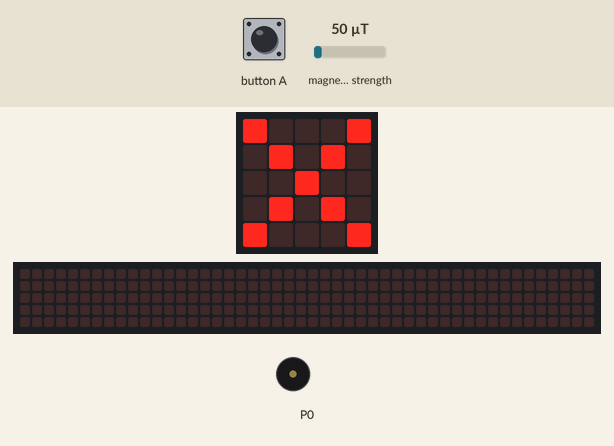
Simulated run of this program. Board: BBC micro:bit (MakeCode). Shown: the board's 5×5 LED display, a strip that is not on the board, showing the scrolling text unrolled, buzzer (waves = sounding). The test bench sets the inputs (shaded band); at power-on: magnetic field strength 50 µT. The 48×5 strip is a reading aid, not a part: it shows the text the display is scrolling, unrolled, one strip-width of it at a time.

Above: at 4.6 s.
4.7 s: magnetic field strength set to 240 µT
10.5 s: magnetic field strength set to 256 µT
At 15.1 s:
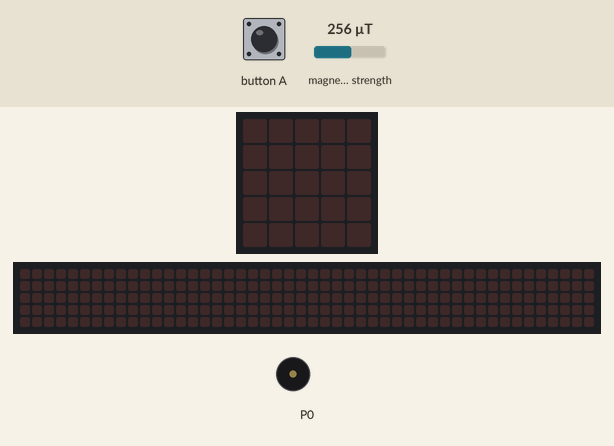
15.4 s: button A pressed for 0.15 s
At 15.71 s:
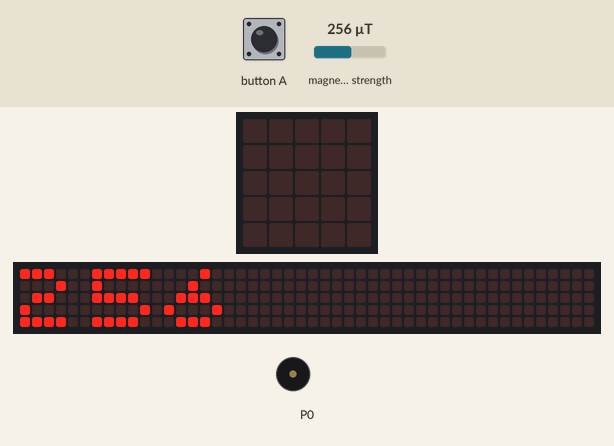
16.1 s: magnetic field strength set to 10 µT
At 20.0 s:
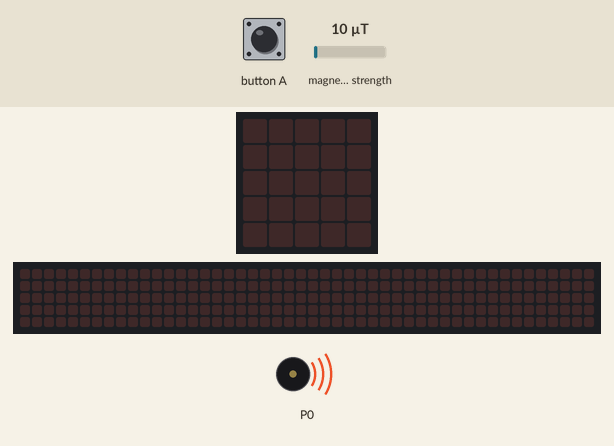
21.6 s: button A pressed for 0.15 s
At 24.22 s:
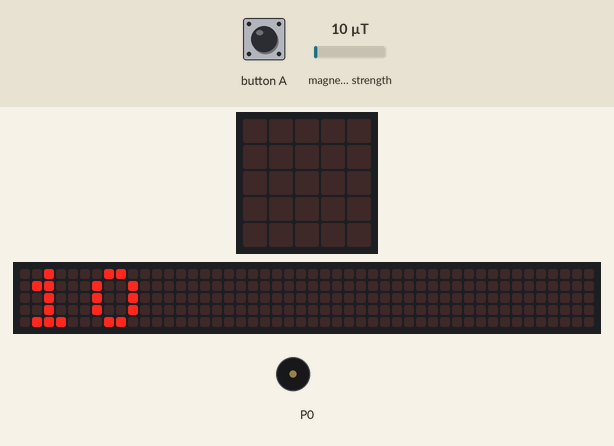
27.0 s: button A pressed for 0.15 s
At 27.22 s:
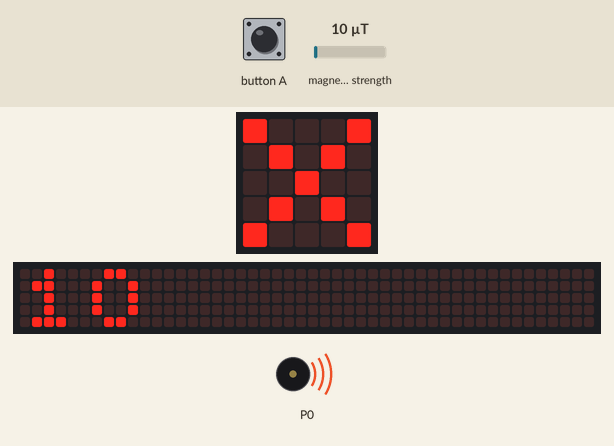
Timing chart, 0 to 28.7 s (numbered marks = the images above; inputs shaded):
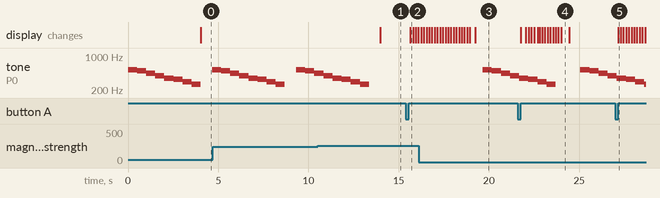

The program:

main.ts
```typescript
input.onButtonPressed(Button.A, function () {
    basic.showNumber(input.magneticForce(Dimension.Strength))
})
basic.forever(function () {
    if (input.magneticForce(Dimension.Strength) < 250) {
        music.playMelody("C5 B A G F E D C ", 120)
        basic.showIcon(IconNames.No)
    } else {
        basic.showLeds(`
            . . . . .
            . . . . .
            . . . . .
            . . . . .
            . . . . .
            `)
        music.setBuiltInSpeakerEnabled(false)
    }
})
```

test.ts
```typescript
// aquí va el archivo "tests"; esto no se compilará cuando este paquete se utilice como una extensión.
```

Measured:
- the behaviour switches between 249 and 250 µT on magnetic field strength (found by bisection; images 0 and 1)
- after the input at 10.5 s, tone on P0: goes on until 13.4 s, then stays silent; the display: changes after 3.5 s (image 1)
- after the input at 15.4 s, the display: changes after 0.24 s (image 2)
- after the input at 16.1 s, tone on P0: silent → 523 Hz after 3.6 s, → 494 Hz 0.51 s later, → 440 Hz 0.51 s later, → 392 Hz 0.51 s later
- after the input at 21.6 s, the display: changes after 0.15 s (image 4)
- after the input at 27.0 s, the display: changes after 0.15 s (image 5)
- by itself, tone on P0: plays 494 Hz for 0.51 s, 440 Hz for 0.51 s, 392 Hz for 0.51 s, 349 Hz for 0.51 s, 330 Hz for 0.51 s, 294 Hz for 0.51 s … (10 notes in this stretch)
